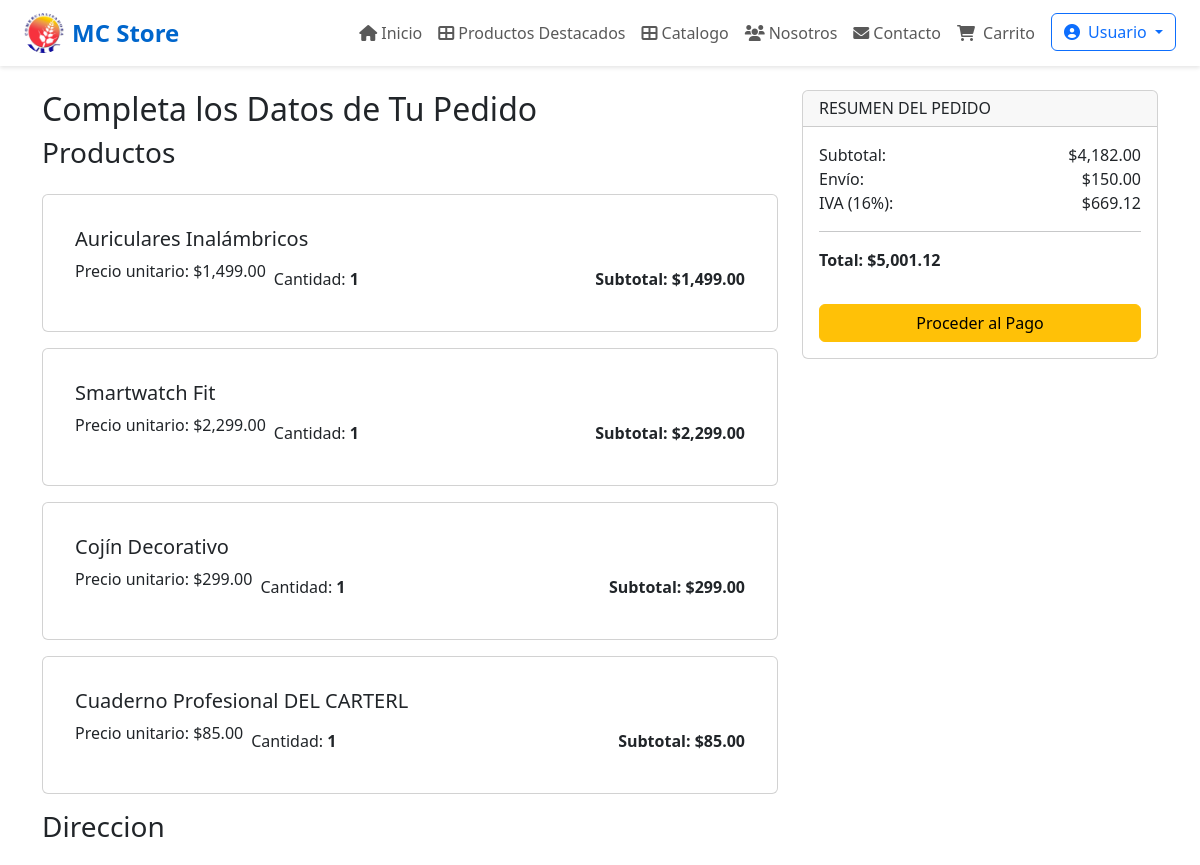
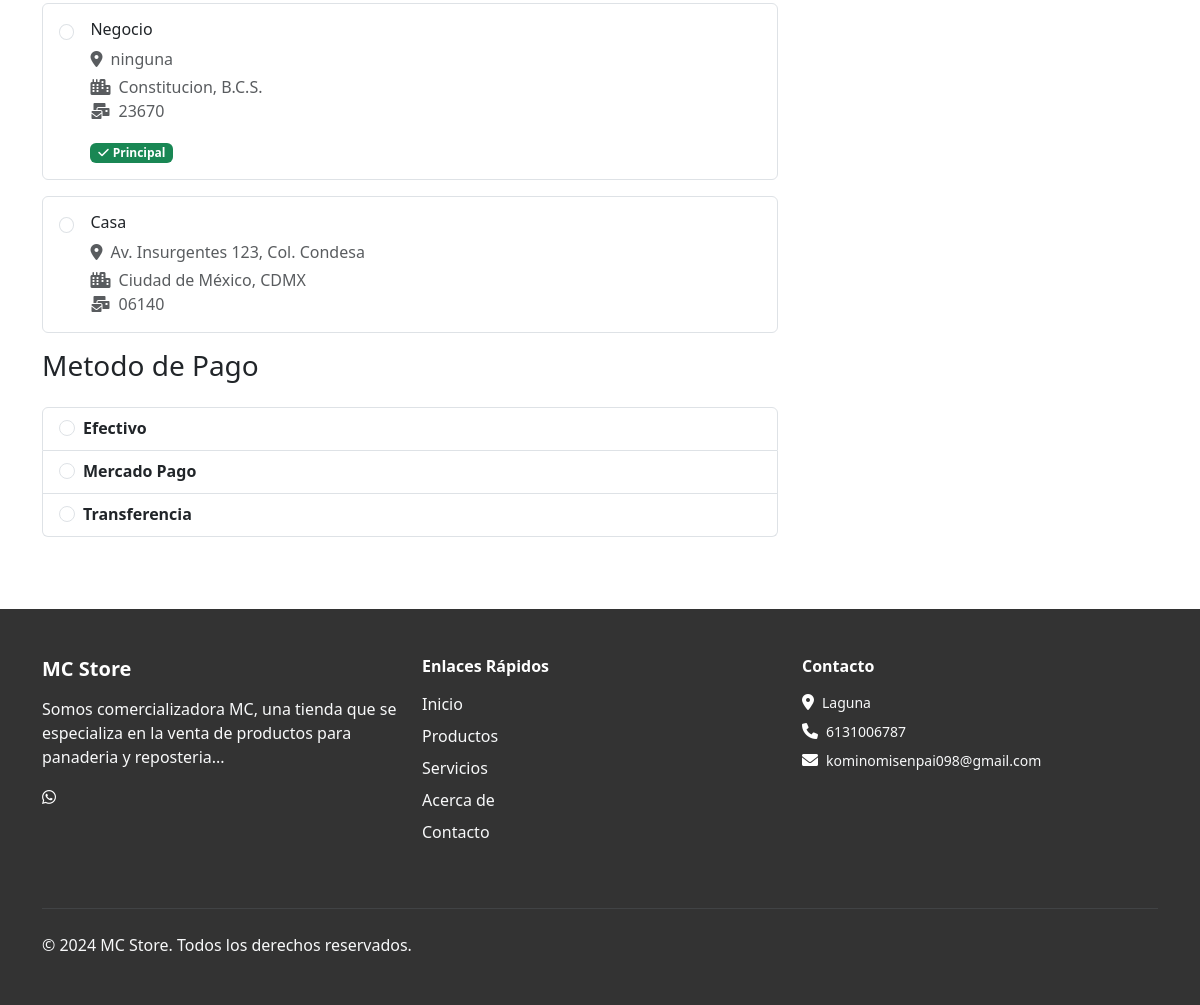
The app's page /pages/pago.php (signed in) with its own data (2 pictures, top to bottom).
### tables this page shows
CREATE TABLE `configuraciones` (
  `id` int(11) NOT NULL AUTO_INCREMENT,
  `nombre_sitio` varchar(100) NOT NULL DEFAULT 'MC Store',
  `logo_url` varchar(255) NOT NULL DEFAULT 'pages/img/logo-mcstore.png',
  `color_primario` varchar(10) NOT NULL DEFAULT '#0066CC',
  `color_secundario` varchar(10) NOT NULL DEFAULT '#333333',
  `color_encabezado` varchar(10) NOT NULL DEFAULT '#FFFFFF',
  `color_texto` varchar(10) NOT NULL DEFAULT '#000000',
  `texto_nosotros` longtext,
  `direccion` varchar(255) DEFAULT NULL,
  `telefono` varchar(20) DEFAULT NULL,
  `email` varchar(100) DEFAULT NULL,
  `horarios` text,
  `facebook` varchar(255) DEFAULT NULL,
  `instagram` varchar(255) DEFAULT NULL,
  `whatsapp` varchar(20) DEFAULT NULL,
  `fecha_actualizacion` timestamp NOT NULL DEFAULT CURRENT_TIMESTAMP ON UPDATE CURRENT_TIMESTAMP,
  PRIMARY KEY (`id`)
);

CREATE TABLE `carrito` (
  `id` int(11) NOT NULL AUTO_INCREMENT,
  `usuario_id` int(11) NOT NULL,
  `producto_id` int(11) NOT NULL,
  `cantidad` int(11) NOT NULL DEFAULT '1',
  `fecha_agregado` timestamp NULL DEFAULT CURRENT_TIMESTAMP,
  PRIMARY KEY (`id`),
  UNIQUE KEY `usuario_producto` (`usuario_id`,`producto_id`),
  KEY `producto_id` (`producto_id`),
  CONSTRAINT `carrito_ibfk_1` FOREIGN KEY (`usuario_id`) REFERENCES `usuarios` (`id`) ON DELETE CASCADE,
  CONSTRAINT `carrito_ibfk_2` FOREIGN KEY (`producto_id`) REFERENCES `productos` (`id`) ON DELETE CASCADE
);

CREATE TABLE `productos` (
  `id` int(11) NOT NULL AUTO_INCREMENT,
  `categoria_id` int(11) DEFAULT NULL,
  `nombre` varchar(255) NOT NULL,
  `descripcion` text,
  `precio` decimal(10,2) NOT NULL,
  `cantidad` int(11) DEFAULT '0' COMMENT 'Cantidad en stock',
  `estado` enum('disponible','agotado','suspendido','poco_stock') DEFAULT 'disponible',
  `imagen` varchar(500) DEFAULT NULL,
  `destacado` enum('si','no') DEFAULT 'no',
  `fecha_creacion` timestamp NULL DEFAULT CURRENT_TIMESTAMP,
  PRIMARY KEY (`id`),
  KEY `categoria_id` (`categoria_id`),
  CONSTRAINT `productos_ibfk_1` FOREIGN KEY (`categoria_id`) REFERENCES `categorias` (`id`) ON DELETE SET NULL
);

CREATE TABLE `direcciones` (
  `id` int(11) NOT NULL AUTO_INCREMENT,
  `usuario_id` int(11) NOT NULL,
  `alias` varchar(50) NOT NULL COMMENT 'Nombre para identificar la dirección (ej: Casa, Trabajo)',
  `direccion` text NOT NULL,
  `ciudad` varchar(100) NOT NULL,
  `codigo_postal` varchar(10) NOT NULL,
  `estado` varchar(50) NOT NULL,
  `pais` varchar(50) DEFAULT 'México',
  `instrucciones_entrega` text COMMENT 'Instrucciones especiales para el repartidor',
  `es_principal` tinyint(1) DEFAULT '0' COMMENT 'Indica si es la dirección principal del usuario',
  `fecha_creacion` timestamp NULL DEFAULT CURRENT_TIMESTAMP,
  PRIMARY KEY (`id`),
  KEY `usuario_id` (`usuario_id`),
  CONSTRAINT `direcciones_ibfk_1` FOREIGN KEY (`usuario_id`) REFERENCES `usuarios` (`id`) ON DELETE CASCADE
);

### pages/pago.php (the view, shortened to what the rows shown need)
<?php
include '../php/database.php';
include 'functions/f_perfil.php';
$usuario_id = $_SESSION['usuario_id'];
$direcciones = obtenerDireccionesUsuario($usuario_id);
        ?>
<!DOCTYPE html>
<html lang="es">
<head>
    <link rel="preload"
          href="https://cdn.jsdelivr.net/npm/bootstrap@5.3.0/dist/css/bootstrap.min.css"
          as="style"
          onload="this.rel='stylesheet'">
    <link rel="stylesheet"
          href="https://cdnjs.cloudflare.com/ajax/libs/font-awesome/6.0.0/css/all.min.css"
          media="all">
</head>
<body>
    <?php include 'header.php';  ?>
    <div class="container py-4">
        <form action="pago.php" method="POST">
            <div class="row">
                <div class="col-md-8 ">
                    <h2>Completa los Datos de Tu Pedido</h2>
                    <?php
                        $usuario_id = $_SESSION['usuario_id'];
                        $sql = "SELECT p.id, p.nombre, p.precio, c.cantidad
                                FROM carrito c
                                JOIN productos p ON c.producto_id = p.id
                                WHERE c.usuario_id = ?";
                        $stmt = $conexion->prepare($sql);
                        $stmt->bind_param("i", $usuario_id);
                        $stmt->execute();
                        $resultado = $stmt->get_result();
                        echo '<div class="row">';
                        while ($row = $resultado->fetch_assoc()) {
                                $subtotal = $row['precio'] * $row['cantidad'];
                            echo '
                            <div class="col-12 mb-3">
                                <div class="card w-100 p-3">
                                    <div class="card-body">
                                        <h5 class="card-title">' . htmlspecialchars($row['nombre']) . '</h5>
                                        <div class="card-text d-flex align-items-center gap-2">
                                            <p class="card-text">Precio unitario: $' . number_format($row['precio'], 2) . '</p>
                                            <p class="card-text mb-0">Cantidad: <span class="fw-bold">' . intval($row['cantidad']) . '</span></p>
                                            <p class="card-text mb-0 text-end ms-auto fw-bold">Subtotal: $' . number_format($subtotal, 2) . '</p>
                                        </div>
                                    </div>
                                </div>
                            </div>';
                        }
                        echo '</div>';
                    ?>
                    <?php if (empty($direcciones)): ?>
                        <div class="text-center py-5">
                            <i class="fas fa-map-marker-alt fs-1 text-muted mb-3"></i>
                            <h5 class="text-muted">No tienes direcciones registradas</h5>
                            <p class="text-muted">Agrega tu primera dirección para realizar pedidos</p>
                            <button class="btn btn-primary" href="perfil.php">
                                <i class="fas fa-plus me-2"></i>Agregar Dirección
                            </button>
                        </div>
                    <?php else: ?>
                        <div class="row">
                            <?php foreach ($direcciones as $direccion): ?>
                                <div class="col-md-12 mb-3">
                                    <div class="card border">
                                        <label class="card-body d-flex gap-3 align-items-start form-check-label" for="direccion_<?php echo $direccion['id']; ?>">
                                            <input
                                                class="form-check-input mt-1"
                                                type="radio"
                                                name="direccion_id"
                                                id="direccion_<?php echo $direccion['id']; ?>"
                                                value="<?php echo $direccion['id']; ?>"
                                                required>
                                            <div class="w-100">
                                                <div class="d-flex justify-content-between align-items-start mb-2">
                                                    <h6 class="card-title mb-0"><?php echo htmlspecialchars($direccion['alias']); ?></h6>
                                                </div>
                                                <p class="card-text text-muted mb-1">
                                                    <i class="fas fa-map-marker-alt me-1"></i>
                                                    <?php echo htmlspecialchars($direccion['direccion']); ?>
                                                </p>
                                                <p class="card-text text-muted mb-0">
                                                    <i class="fas fa-city me-1"></i>
                                                    <?php echo htmlspecialchars($direccion['ciudad'] . ', ' . $direccion['estado']); ?>
                                                </p>
                                                <p class="card-text text-muted">
                                                    <i class="fas fa-mail-bulk me-1"></i>
                                                    <?php echo htmlspecialchars($direccion['codigo_postal']); ?>
                                                </p>
                                                <?php if (!empty($direccion['es_principal'])): ?>
                                                    <span class="badge bg-success"><i class="fas fa-check me-1"></i>Principal</span>
                                                <?php endif; ?>
                                            </div>
                                        </label>
                                    </div>
                                </div>
                            <?php endforeach; ?>
                        </div>
                    <?php endif; ?>
                </div>
            </div>
        </form>
    </div>
    <?php include 'footer.php'; ?>
</body>
</html>

### pages/header.php (shortened to what the rows shown need)
<?php
require_once 'functions/f_header.php';
require_once 'admin/functions/f_configuracion.php';
$config = obtenerConfiguracion();
$currentDir = dirname($_SERVER['SCRIPT_NAME']);
$isInPages = strpos($currentDir, 'pages') !== false || basename($currentDir) === 'pages';
?>
<!DOCTYPE html>
<html lang="es">
<head>
    <link rel="preload"
          href="https://cdn.jsdelivr.net/npm/bootstrap@5.3.0/dist/css/bootstrap.min.css"
          as="style"
          onload="this.rel='stylesheet'">
    <link rel="stylesheet"
          href="https://cdnjs.cloudflare.com/ajax/libs/font-awesome/6.0.0/css/all.min.css"
          media="all">
</head>
<body>
<nav class="navbar navbar-expand-lg navbar-light sticky-top" style="background-color: <?php echo htmlspecialchars($config['color_encabezado']); ?>; color: <?php echo htmlspecialchars($config['color_texto']); ?>; box-shadow: 0 2px 4px rgba(0,0,0,0.1);">
    <div class="container-fluid px-4">
        <a class="navbar-brand d-flex align-items-center" href="<?php echo $isInPages ? '../index.php' : 'index.php'; ?>">
            <img src="<?php echo $isInPages ? '../pages/img/logo.jpg' : 'pages/img/logo.jpg'; ?>" alt="<?php echo htmlspecialchars($config['nombre_sitio']); ?>" width="40" height="40" class="me-2 rounded-circle">
            <span class="fw-bold fs-4" style="color: <?php echo htmlspecialchars($config['color_primario']); ?>;"><?php echo htmlspecialchars($config['nombre_sitio']); ?></span>
        </a>
    </div>
</nav>

### pages/footer.php (shortened to what the rows shown need)
<footer class="text-white py-5 mt-5" style="background-color: <?php echo htmlspecialchars($config['color_secundario']); ?>;">
    <div class="container">
        <div class="row">
            <div class="col-lg-4 col-md-6 mb-4">
                <h5 class="fw-bold mb-3"><?php echo htmlspecialchars($config['nombre_sitio']); ?></h5>
                <p class="text-light"><?php echo substr(htmlspecialchars($config['texto_nosotros']), 0, 150); ?>...</p>
                <div class="d-flex">
                    <?php if (!empty($config['whatsapp'])): ?>
                        <a href="https://wa.me/<?php echo htmlspecialchars($config['whatsapp']); ?>" class="text-white me-3" target="_blank"><i class="fab fa-whatsapp"></i></a>
                    <?php endif; ?>
                </div>
            </div>
            <div class="col-lg-4 col-md-6 mb-4">
                <?php if (!empty($config['direccion'])): ?>
                <div class="d-flex align-items-center mb-2">
                    <i class="fas fa-map-marker-alt me-2"></i>
                    <small class="text-light"><?php echo htmlspecialchars($config['direccion']); ?></small>
                </div>
                <?php endif; ?>
                <?php if (!empty($config['telefono'])): ?>
                <div class="d-flex align-items-center mb-2">
                    <i class="fas fa-phone me-2"></i>
                    <small class="text-light"><?php echo htmlspecialchars($config['telefono']); ?></small>
                </div>
                <?php endif; ?>
                <?php if (!empty($config['email'])): ?>
                <div class="d-flex align-items-center mb-2">
                    <i class="fas fa-envelope me-2"></i>
                    <small class="text-light"><?php echo htmlspecialchars($config['email']); ?></small>
                </div>
                <?php endif; ?>
            </div>
        </div>
        <div class="row align-items-center">
            <div class="col-md-6">
                <p class="mb-0 text-light">&copy; 2024 <?php echo htmlspecialchars($config['nombre_sitio']); ?>. Todos los derechos reservados.</p>
            </div>
        </div>
    </div>
</footer>

### records on screen
configuraciones: nombre_sitio "MC Store", texto_nosotros "Somos comercializadora MC, una tienda que se especializa en la venta de productos para panaderia y reposteria", direccion "Laguna", telefono "6131006787", email "kominomisenpai098@gmail.com"
carrito: producto.nombre "Auriculares Inalámbricos", producto.precio "1,499.00", cantidad "1", subtotal "1,499.00"
carrito: producto.nombre "Smartwatch Fit", producto.precio "2,299.00", cantidad "1", subtotal "2,299.00"
carrito: producto.nombre "Cojín Decorativo", producto.precio "299.00", cantidad "1"
carrito: producto.nombre "Cuaderno Profesional DEL CARTERL", producto.precio "85.00", cantidad "1"
direcciones: alias "Negocio", direccion "ninguna", ciudad+estado "Constitucion, B.C.S.", codigo_postal "23670", es_principal 1 (drawn)
direcciones: alias "Casa", direccion "Av. Insurgentes 123, Col. Condesa", ciudad+estado "Ciudad de México, CDMX", codigo_postal "06140"

### other values on screen
$totales['subtotal'] "4,182.00"
$totales['envio'] "150.00"
$totales['iva'] "669.12"
$totales['total'] "5,001.12"
